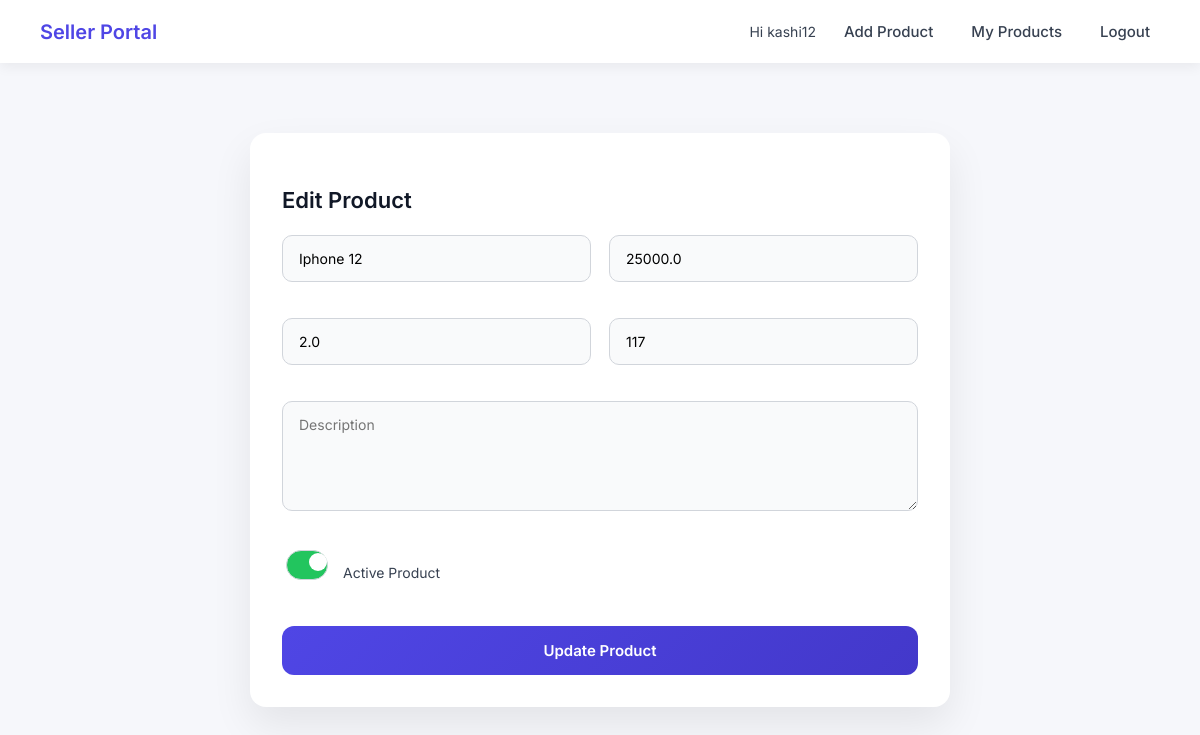
Screenshot of /seller/product/edit/1/ (signed in) with the database file from the repository.
### accounts/models.py (models this page shows)
class CustomUser(AbstractUser):
    ROLE_CHOICES=[
        ('customer','CUSTOMER'),
        ('seller','SELLER'),
        ('admin','ADMIN'),
    ]
    role=models.CharField(max_length=25,choices=ROLE_CHOICES)

### product/models.py (models this page shows, shortened)
class Product(models.Model):
    seller_id=models.ForeignKey(Seller_Profile,on_delete=models.CASCADE)
    category_id=models.ForeignKey(Category,on_delete=models.CASCADE)
    name=models.CharField(max_length=100)
    price=models.FloatField()
    discount_percentage=models.FloatField()
    stock=models.IntegerField()
    is_active=models.BooleanField(default=False)
    created_date=models.DateTimeField(auto_now_add=True)

### sellers/views.py (the view, shortened to what this page needs)
# urls.py: path('product/edit/<int:pid>/', edit_product, name='edit_product'),
@login_required(login_url='sellers:login_seller')
def edit_product(request, pid):
    product = get_object_or_404(Product, id=pid)
    return render(request, 'seller/edit_product.html', {'product': product})

### template/seller/edit_product.html (shortened to what this page needs)
{% extends 'seller/base.html' %}
{% block content %}
<div class="edit-card">
    <h3>Edit Product</h3>
    <form method="POST" class="edit-form" onsubmit="handleUpdate()">
        <input name="name" value="{{ product.name }}" placeholder="Product Name" required>
        <input name="price" value="{{ product.price }}" placeholder="Price" required>
        <input name="desc_price" value="{{ product.discount_percentage }}" placeholder="Discount Price">
        <input name="stock" value="{{ product.stock }}" placeholder="Stock" required>
        <textarea name="descp" placeholder="Description">{{ product.descp }}</textarea>
        <label class="toggle">
            <input type="checkbox" name="is_activate" value="true"
                   {% if product.is_active %}checked{% endif %}>
            Active Product
        </label>
        <button id="updateBtn" type="submit">Update Product</button>
    </form>
</div>
{% endblock %}

### template/seller/base.html (shortened to what this page needs)
<!DOCTYPE html>
<html lang="en">
<head>
</head>
<body>
<div class="navbar">
    <a href="{% url 'sellers:home' %}" class="logo">Seller Portal</a>
    <div class="nav">
        {% if user.is_authenticated %}
            <span>Hi {{ user.username }}</span>
            <a href="{% url 'sellers:add_product' %}">Add Product</a>
            <a href="{% url 'sellers:display_products' user.id %}">My Products</a>
            <a href="{% url 'sellers:logout_seller' %}">Logout</a>
        {% else %}
            <a href="{% url 'sellers:login_seller' %}">Login</a>
            <a href="{% url 'sellers:register_seller' %}" class="btn">Register</a>
        {% endif %}
    </div>
</div>
<div class="container">
    {% block content %}{% endblock %}
</div>
</body>
</html>

### template/seller/base.html (style rules this page uses)
* { box-sizing: border-box; font-family: 'Inter', sans-serif; }
body { margin: 0; background: #f6f7fb; color: #111827; }
.navbar { background: #ffffff; padding: 16px 40px; display: flex; justify-content: space-between; align-items: center; box-shadow: 0 4px 12px rgba(0,0,0,0.06); position: sticky; top: 0; z-index: 100; }
.logo { font-size: 20px; font-weight: 600; color: #4f46e5; text-decoration: none; }
.nav { display: flex; align-items: center; gap: 18px; }
.nav span { font-size: 14px; color: #374151; }
.nav a { font-size: 15px; font-weight: 500; color: #374151; text-decoration: none; padding: 6px 10px; border-radius: 6px; transition: 0.2s ease; }
.container { max-width: 1200px; margin: auto; padding: 40px 20px; }
input, textarea { width: 100%; padding: 14px 16px; margin-bottom: 18px; border-radius: 10px; border: 1px solid #d1d5db; font-size: 14px; background: #f9fafb; transition: 0.25s ease; }
textarea { resize: vertical; }
button { padding: 14px; background: linear-gradient(135deg, #4f46e5, #4338ca); color: #ffffff; border: none; border-radius: 10px; font-weight: 600; cursor: pointer; transition: 0.25s ease; }

### template/seller/edit_product.html (style rules this page uses)
.edit-card { max-width: 700px; margin: 30px auto; background: #ffffff; padding: 32px; border-radius: 16px; box-shadow: 0 18px 40px rgba(0,0,0,0.08); animation: slideFade 0.5s ease; }
.edit-card h3 { margin-bottom: 22px; font-size: 22px; font-weight: 600; color: #111827; }
.edit-form { display: grid; grid-template-columns: repeat(2, 1fr); gap: 18px; }
.edit-form textarea, .edit-form button, .toggle { grid-column: span 2; }
.edit-form input, .edit-form textarea { width: 100%; padding: 14px 16px; border-radius: 10px; border: 1px solid #d1d5db; font-size: 14px; background: #f9fafb; transition: all 0.25s ease; }
.edit-form textarea { min-height: 110px; resize: vertical; }
.toggle { display: flex; align-items: center; gap: 12px; font-size: 14px; color: #374151; }
.toggle input { width: 42px; height: 22px; appearance: none; background: #d1d5db; border-radius: 999px; position: relative; cursor: pointer; transition: 0.3s; }
.toggle input::before { content: ""; position: absolute; width: 18px; height: 18px; background: white; border-radius: 50%; top: 2px; left: 2px; transition: 0.3s; }
.toggle input:checked { background: #22c55e; }
.toggle input:checked::before { transform: translateX(20px); }
.edit-form button { margin-top: 10px; padding: 15px; background: linear-gradient(135deg, #4f46e5, #4338ca); color: white; border: none; border-radius: 12px; font-size: 15px; font-weight: 600; cursor: pointer; transition: all 0.25s ease; }

### rows the page displays
CustomUser: username "kashi12"
Product: name "Iphone 12", price "25000.0", desc_price "2.0", stock "117", is_active "☑"
